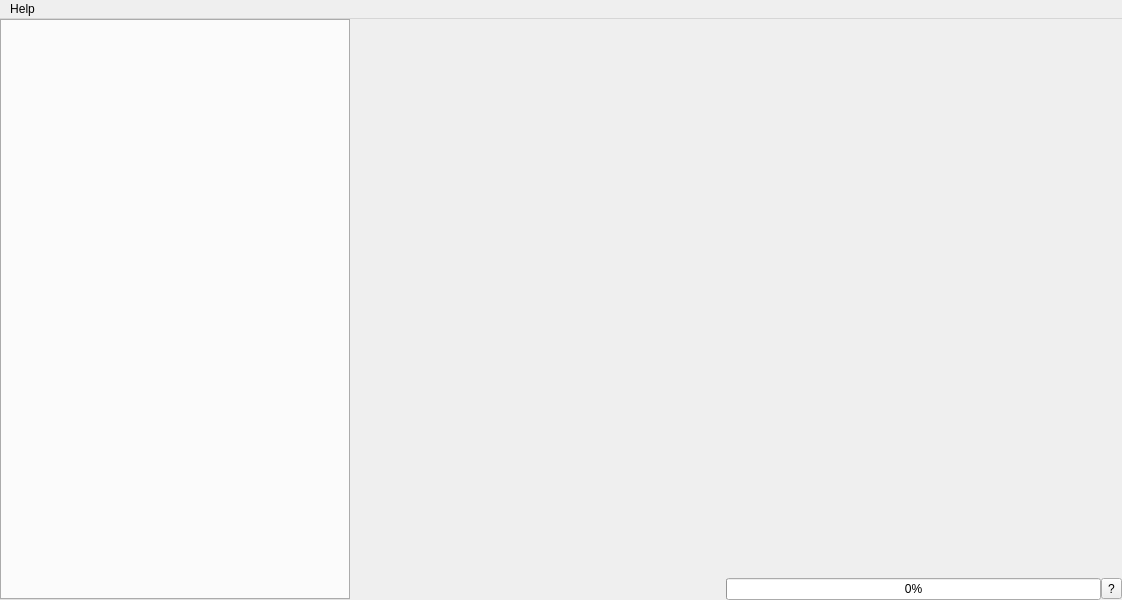
<?xml version="1.0" encoding="UTF-8"?>
<ui version="4.0">
 <class>MainWindow</class>
 <widget class="QMainWindow" name="MainWindow">
  <property name="geometry">
   <rect>
    <x>0</x>
    <y>0</y>
    <width>1122</width>
    <height>600</height>
   </rect>
  </property>
  <property name="sizePolicy">
   <sizepolicy hsizetype="Preferred" vsizetype="Preferred">
    <horstretch>0</horstretch>
    <verstretch>0</verstretch>
   </sizepolicy>
  </property>
  <property name="windowTitle">
   <string>MainWindow</string>
  </property>
  <widget class="QWidget" name="centralwidget">
   <property name="sizePolicy">
    <sizepolicy hsizetype="Preferred" vsizetype="Preferred">
     <horstretch>0</horstretch>
     <verstretch>0</verstretch>
    </sizepolicy>
   </property>
   <layout class="QVBoxLayout" name="verticalLayout">
    <property name="spacing">
     <number>0</number>
    </property>
    <property name="leftMargin">
     <number>0</number>
    </property>
    <property name="topMargin">
     <number>0</number>
    </property>
    <property name="rightMargin">
     <number>0</number>
    </property>
    <property name="bottomMargin">
     <number>0</number>
    </property>
    <item>
     <layout class="QGridLayout" name="gridLayout" columnstretch="0,1,1,0,0" columnminimumwidth="200,0,0,0,0">
      <property name="spacing">
       <number>0</number>
      </property>
      <item row="0" column="0" rowspan="2">
       <widget class="QTabWidget" name="toolBox">
        <property name="sizePolicy">
         <sizepolicy hsizetype="Minimum" vsizetype="Preferred">
          <horstretch>0</horstretch>
          <verstretch>0</verstretch>
         </sizepolicy>
        </property>
        <property name="minimumSize">
         <size>
          <width>350</width>
          <height>0</height>
         </size>
        </property>
        <property name="tabPosition">
         <enum>QTabWidget::West</enum>
        </property>
        <property name="tabShape">
         <enum>QTabWidget::Rounded</enum>
        </property>
        <property name="iconSize">
         <size>
          <width>24</width>
          <height>24</height>
         </size>
        </property>
       </widget>
      </item>
      <item row="1" column="2">
       <widget class="QProgressBar" name="progress_bar">
        <property name="value">
         <number>0</number>
        </property>
        <property name="alignment">
         <set>Qt::AlignCenter</set>
        </property>
        <property name="invertedAppearance">
         <bool>false</bool>
        </property>
       </widget>
      </item>
      <item row="1" column="1">
       <widget class="QLabel" name="status_message">
        <property name="text">
         <string/>
        </property>
        <property name="alignment">
         <set>Qt::AlignCenter</set>
        </property>
       </widget>
      </item>
      <item row="0" column="1" colspan="4">
       <widget class="QStackedWidget" name="stackedWidget">
        <property name="sizePolicy">
         <sizepolicy hsizetype="MinimumExpanding" vsizetype="Preferred">
          <horstretch>0</horstretch>
          <verstretch>0</verstretch>
         </sizepolicy>
        </property>
        <property name="minimumSize">
         <size>
          <width>750</width>
          <height>0</height>
         </size>
        </property>
       </widget>
      </item>
      <item row="1" column="3">
       <widget class="QToolButton" name="btn_whatThis">
        <property name="text">
         <string>?</string>
        </property>
        <property name="iconSize">
         <size>
          <width>10</width>
          <height>10</height>
         </size>
        </property>
        <property name="toolButtonStyle">
         <enum>Qt::ToolButtonTextOnly</enum>
        </property>
       </widget>
      </item>
     </layout>
    </item>
   </layout>
  </widget>
  <widget class="QMenuBar" name="menubar">
   <property name="geometry">
    <rect>
     <x>0</x>
     <y>0</y>
     <width>1122</width>
     <height>30</height>
    </rect>
   </property>
   <widget class="QMenu" name="menuHelp">
    <property name="title">
     <string>Help</string>
    </property>
    <addaction name="actionWhat_s_this"/>
   </widget>
   <addaction name="menuHelp"/>
  </widget>
  <action name="actionWhat_s_this">
   <property name="text">
    <string>What's this?</string>
   </property>
  </action>
 </widget>
 <resources/>
 <connections/>
</ui>
